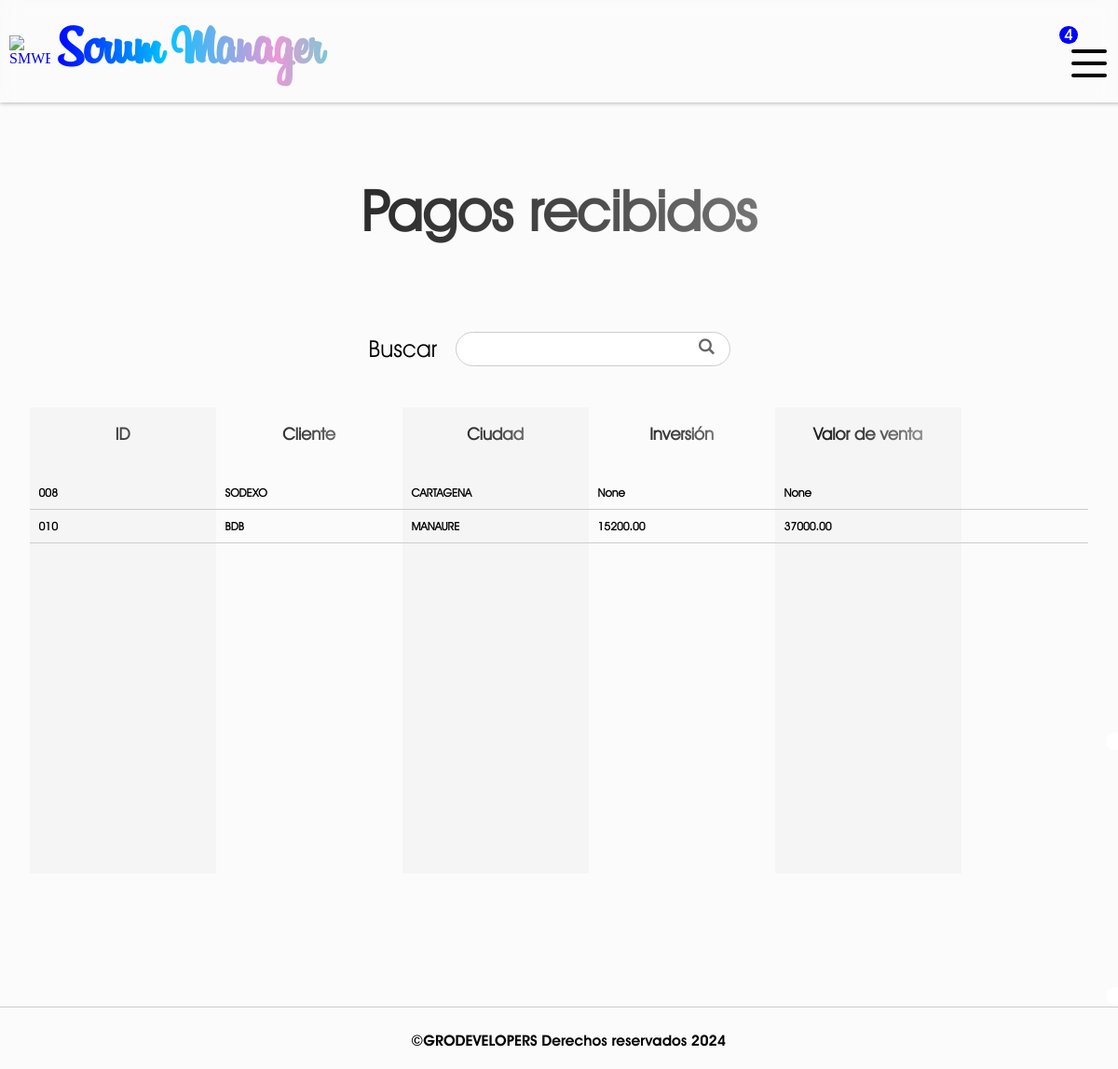
Page /order-payments/ (signed in) on the earlier database version.
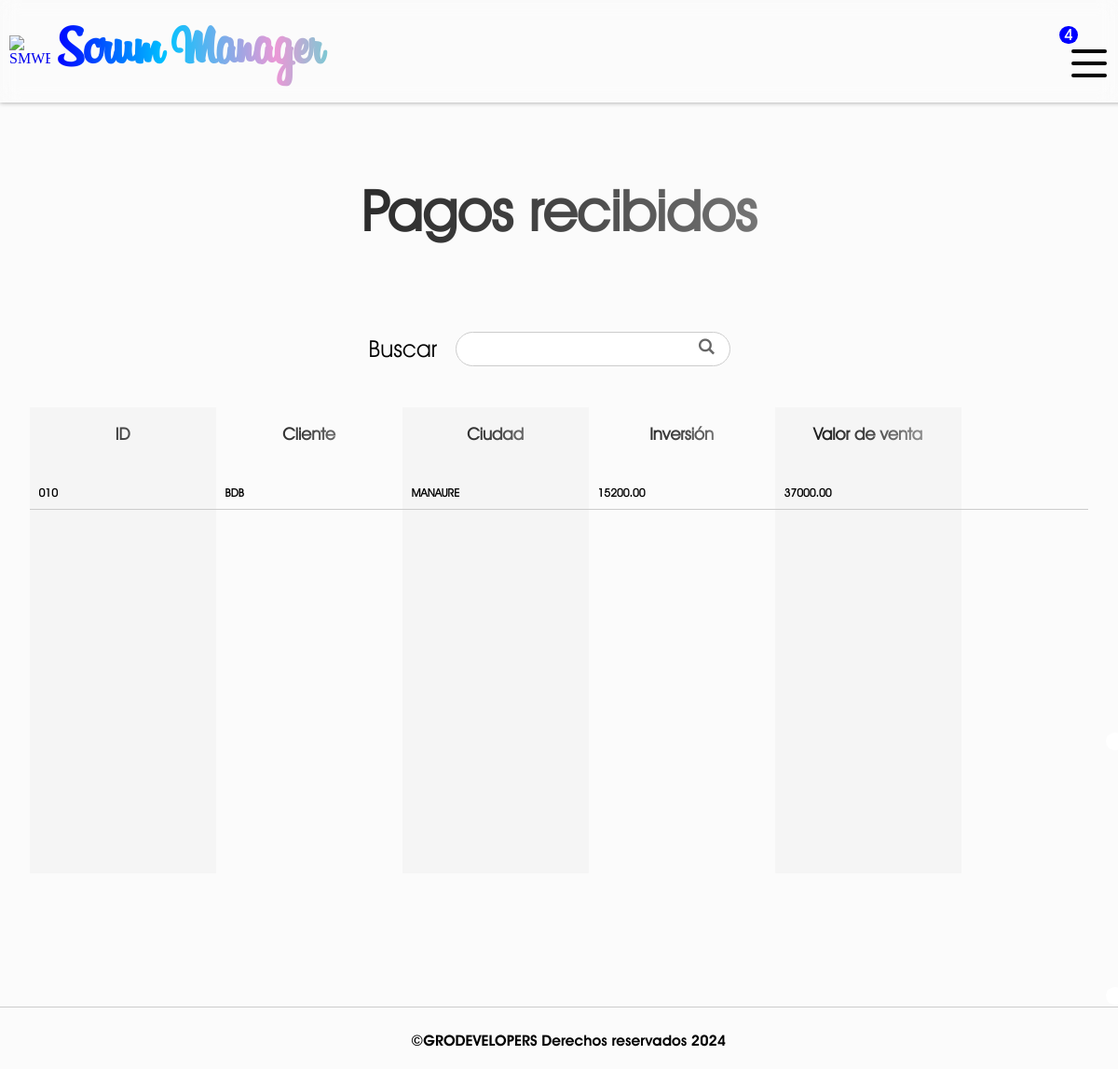
Same page on the later database version.
### SMWEB/models.py (models this page shows, shortened)
class OrderPayment(models.Model):
    order_id = models.CharField(verbose_name="Número de caso", max_length=255)
    client = models.CharField(verbose_name="Cliente", max_length=255, null=False, default="")
    city = models.CharField(verbose_name="Ciudad", max_length=255, null=False)
    invesment = models.DecimalField(verbose_name="Inversión", max_digits=20, decimal_places=2, null= True)
    sales_value = models.DecimalField(verbose_name="Valor de venta", max_digits=20, decimal_places=2, null= True)
    service_description = models.TextField(verbose_name="Descripción del servicio")
    in_charge = models.CharField(verbose_name="Encargado", max_length=255, null=False, default="")
    company = models.CharField(verbose_name="Empresa", max_length=255, null=False, default="")
    account_owner = models.CharField(verbose_name="Propietario de la cuenta", max_length=255, default="")
    bank_account = models.CharField(verbose_name="Banco", max_length=255, default="")
    account_number = models.CharField(verbose_name="Número de cuenta", max_length=255, default="")
    type_account = models.CharField(verbose_name="Tipo de cuenta", max_length=255, default="")
    amount = models.IntegerField(verbose_name="Pago")
    comments = models.TextField(verbose_name="Comentarios")
    made_by = models.CharField(verbose_name="Realizado por", max_length=255)
    created_at = models.DateField(verbose_name="Creado el", auto_now_add=True)
    class Meta:
        verbose_name = 'Pago'
        verbose_name_plural = 'Pagos'

### SMWEB/views.py (the view, shortened to what this page needs)
# urls.py: path('order-payments/', views.order_payments, name='order-payments'),
@login_required(login_url=inicio)
def order_payments(request):
    user_rol = request.user.rol
    user_company = request.user.company_id
    if user_rol not in ['gerente', 'financiero', 'coordinador']:
        messages.warning(request, f'Tu rol de {user_rol} no te permite acceder a los pagos recibidos')
        return redirect('inicio')
    payments = OrderPayment.objects.filter(company = user_company).order_by('-created_at')
    formatted_invesment = []
    formatted_sales = []
    formatted_payments = []
    for payment in payments:
        if payment.invesment is not None:
            invesment = format_amount(payment.invesment)
            formatted_invesment.append(invesment)
        else:
            formatted_invesment.append(0)
        if payment.sales_value is not None:
            sales = format_amount(payment.sales_value)
            formatted_sales.append(sales)
        else:
            formatted_sales.append(0)
        if payment.amount is not None:
            payment_amount = format_amount(payment.amount)
            formatted_payments.append(payment_amount)
        else:
            formatted_payments.append(0)
    return render(request, 'order_payments.html',{
        'payments': payments,
        'formatted_invesment': formatted_invesment,
        'formatted_sales': formatted_sales,
        'formatted_payments': formatted_payments
    })

### SMWEB/context_processors.py (called while the page is built)
def get_status(request):
    if request.user.is_authenticated:
        id = request.user.company_id
        company = Company.objects.get(id = id)
        return {
            'company': company
        }
    else:
        return {
            'company' : False
        }

def get_rejected_payments(request):
    if request.user.is_authenticated:
        company_id = request.user.company_id
        first_name = request.user.first_name
        rejected_payments = PaymentRejected.objects.filter(company = company_id).filter(in_charge = first_name.upper()).count()
        return {
            'rejected_payments': rejected_payments
        }
    return {
        'rejected_payments': False
        }

def get_payments(request):
    if request.user.is_authenticated:
        company_id = request.user.company_id
        payments = OrderPayment.objects.filter(company = company_id).count()
        return {
            'received_payments': payments
        }
    return {
        'received_payments': False
        }

### SMWEB/models.py (called while the page is built)
    def __str__(self):
        return self.name

### SMWEB/utils.py (called while the page is built)
def format_amount(amount):
    return f"{amount:,.2f}"

### SMWEB/templates/order_payments.html (shortened to what this page needs)
{% extends "layout.html" %}
{% block content %}
    {% if company.status %}
        <h1 id="title" >Pagos recibidos</h1>
        <form action="" method="post" class="search_engine">
            <label for="search">Buscar</label>
            <input type="text" name="search">
            <input type="submit" class="symbol_search" value="L">
        </form>
        {% if payments %}
            <section id="payments">
                <div class="payments__column payments__column--id">
                    <h3 class="column__title">ID</h3>
                    {% for payment in payments %}
                        {% if user.rol == 'financiero' %}
                            <div class="payments__element payments__element-id"><a href='{% url "handle-payment" payment.id %}'>{{payment.order_id}}</a></div>
                        {% else %}
                            <div class="payments__element payments__element-id">{{payment.order_id}}</div>
                        {% endif %}
                    {% endfor %}
                </div>
                <div class="payments__column payments__column--client">
                    <h3 class="column__title">Cliente</h3>
                    {% for payment in payments %}
                        <div class="payments__element payments__element-client">{{payment.client}}</div>
                    {% endfor %}
                </div>
                <div class="payments__column payments__column--city">
                    <h3 class="column__title">Ciudad</h3>
                    {% for payment in payments %}
                        <div class="payments__element payments__element-city">{{payment.city}}</div>
                    {% endfor %}
                </div>
                <div class="payments__column payments__column--invesment">
                    <h3 class="column__title">Inversión</h3>
                    {% for payment in payments %}
                        <div class="payments__element payments__element-invesment">{{payment.invesment}}</div>
                    {% endfor %}
                </div>
                <div class="payments__column payments__column--sales_value">
                    <h3 class="column__title">Valor de venta</h3>
                    {% for payment in payments %}
                        <div class="payments__element payments__element-sales_value">{{payment.sales_value}}</div>
                    {% endfor %}
                </div>
                <div class="payments__column payments__column--service_description">
                    <h3 class="column__title">Descripción</h3>
                    {% for payment in payments %}
                        <div class="payments__element payments__element-service_description">{{payment.service_description}}</div>
                    {% endfor %}
                </div>
            </section>
        {% else %}
            <h1 id="title" >No existen pagos recibidos</h1>
        {% endif %}
    {% else %}
        <h1 id="title" >Lo siento {{user.first_name}}, tu empresa se encuentra inactiva</h1>
    {% endif %}
{% endblock %}

Differences in the rows shown:
removed OrderPayment: order_id "008", client "SODEXO", city "CARTAGENA", invesment "None", sales_value "None"
